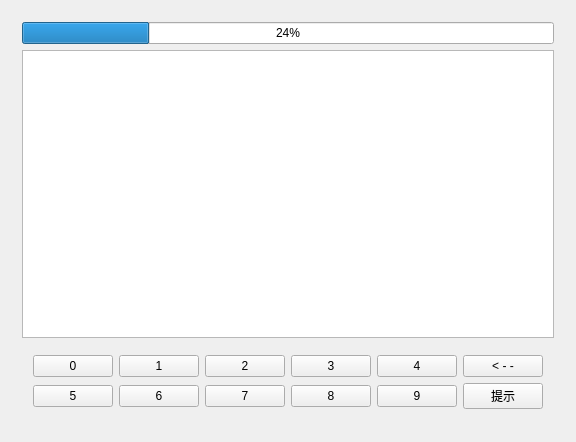
<?xml version="1.0" encoding="UTF-8"?>
<ui version="4.0">
 <class>MyWidget</class>
 <widget class="QWidget" name="MyWidget">
  <property name="geometry">
   <rect>
    <x>0</x>
    <y>0</y>
    <width>532</width>
    <height>442</height>
   </rect>
  </property>
  <property name="windowTitle">
   <string>MyWidget</string>
  </property>
  <layout class="QGridLayout" name="gridLayout_6">
   <item row="0" column="0">
    <widget class="QStackedWidget" name="stackedWidget">
     <property name="currentIndex">
      <number>1</number>
     </property>
     <widget class="QWidget" name="pageSet">
      <layout class="QGridLayout" name="gridLayout">
       <item row="0" column="0">
        <layout class="QHBoxLayout" name="horizontalLayout_3">
         <item>
          <spacer name="horizontalSpacer_6">
           <property name="orientation">
            <enum>Qt::Horizontal</enum>
           </property>
           <property name="sizeHint" stdset="0">
            <size>
             <width>40</width>
             <height>20</height>
            </size>
           </property>
          </spacer>
         </item>
         <item>
          <widget class="QLabel" name="label">
           <property name="text">
            <string>猜数字游戏</string>
           </property>
          </widget>
         </item>
         <item>
          <spacer name="horizontalSpacer_7">
           <property name="orientation">
            <enum>Qt::Horizontal</enum>
           </property>
           <property name="sizeHint" stdset="0">
            <size>
             <width>40</width>
             <height>20</height>
            </size>
           </property>
          </spacer>
         </item>
        </layout>
       </item>
       <item row="1" column="0">
        <widget class="QWidget" name="widget" native="true">
         <layout class="QHBoxLayout" name="horizontalLayout">
          <item>
           <spacer name="horizontalSpacer_4">
            <property name="orientation">
             <enum>Qt::Horizontal</enum>
            </property>
            <property name="sizeHint" stdset="0">
             <size>
              <width>119</width>
              <height>20</height>
             </size>
            </property>
           </spacer>
          </item>
          <item>
           <widget class="QWidget" name="widget_2" native="true">
            <layout class="QVBoxLayout" name="verticalLayout">
             <item>
              <widget class="QLabel" name="label_2">
               <property name="text">
                <string>请设置猜数字时间(秒)</string>
               </property>
              </widget>
             </item>
             <item>
              <widget class="QComboBox" name="comboBox">
               <item>
                <property name="text">
                 <string>5</string>
                </property>
               </item>
               <item>
                <property name="text">
                 <string>20</string>
                </property>
               </item>
               <item>
                <property name="text">
                 <string>40</string>
                </property>
               </item>
               <item>
                <property name="text">
                 <string>60</string>
                </property>
               </item>
               <item>
                <property name="text">
                 <string>80</string>
                </property>
               </item>
               <item>
                <property name="text">
                 <string>100</string>
                </property>
               </item>
              </widget>
             </item>
            </layout>
           </widget>
          </item>
          <item>
           <spacer name="horizontalSpacer_5">
            <property name="orientation">
             <enum>Qt::Horizontal</enum>
            </property>
            <property name="sizeHint" stdset="0">
             <size>
              <width>118</width>
              <height>20</height>
             </size>
            </property>
           </spacer>
          </item>
         </layout>
        </widget>
       </item>
       <item row="2" column="0">
        <widget class="QWidget" name="widget_3" native="true">
         <layout class="QHBoxLayout" name="horizontalLayout_2">
          <item>
           <spacer name="horizontalSpacer">
            <property name="orientation">
             <enum>Qt::Horizontal</enum>
            </property>
            <property name="sizeHint" stdset="0">
             <size>
              <width>63</width>
              <height>20</height>
             </size>
            </property>
           </spacer>
          </item>
          <item>
           <widget class="QPushButton" name="pushButtonStart">
            <property name="text">
             <string>进入游戏</string>
            </property>
           </widget>
          </item>
          <item>
           <spacer name="horizontalSpacer_2">
            <property name="orientation">
             <enum>Qt::Horizontal</enum>
            </property>
            <property name="sizeHint" stdset="0">
             <size>
              <width>64</width>
              <height>20</height>
             </size>
            </property>
           </spacer>
          </item>
          <item>
           <widget class="QPushButton" name="pushButtonEnd">
            <property name="text">
             <string>退出游戏</string>
            </property>
           </widget>
          </item>
          <item>
           <spacer name="horizontalSpacer_3">
            <property name="orientation">
             <enum>Qt::Horizontal</enum>
            </property>
            <property name="sizeHint" stdset="0">
             <size>
              <width>63</width>
              <height>20</height>
             </size>
            </property>
           </spacer>
          </item>
         </layout>
        </widget>
       </item>
      </layout>
     </widget>
     <widget class="QWidget" name="pageGame">
      <layout class="QGridLayout" name="gridLayout_7">
       <item row="0" column="0">
        <widget class="QProgressBar" name="progressBar">
         <property name="value">
          <number>24</number>
         </property>
        </widget>
       </item>
       <item row="1" column="0">
        <widget class="QTextEdit" name="textEdit"/>
       </item>
       <item row="2" column="0">
        <widget class="QWidget" name="widget_4" native="true">
         <layout class="QGridLayout" name="gridLayout_5">
          <item row="0" column="0">
           <widget class="QPushButton" name="pushButton0_2">
            <property name="text">
             <string>0</string>
            </property>
           </widget>
          </item>
          <item row="0" column="1">
           <widget class="QPushButton" name="pushButton1_2">
            <property name="text">
             <string>1</string>
            </property>
           </widget>
          </item>
          <item row="0" column="2">
           <widget class="QPushButton" name="pushButton2_2">
            <property name="text">
             <string>2</string>
            </property>
           </widget>
          </item>
          <item row="0" column="3">
           <widget class="QPushButton" name="pushButton3_2">
            <property name="text">
             <string>3</string>
            </property>
           </widget>
          </item>
          <item row="0" column="4">
           <widget class="QPushButton" name="pushButton4_2">
            <property name="text">
             <string>4</string>
            </property>
           </widget>
          </item>
          <item row="0" column="5">
           <widget class="QPushButton" name="pushButtonDel">
            <property name="text">
             <string>&lt; - -</string>
            </property>
           </widget>
          </item>
          <item row="1" column="0">
           <widget class="QPushButton" name="pushButton5_2">
            <property name="text">
             <string>5</string>
            </property>
           </widget>
          </item>
          <item row="1" column="1">
           <widget class="QPushButton" name="pushButton6_2">
            <property name="text">
             <string>6</string>
            </property>
           </widget>
          </item>
          <item row="1" column="2">
           <widget class="QPushButton" name="pushButton7_2">
            <property name="text">
             <string>7</string>
            </property>
           </widget>
          </item>
          <item row="1" column="3">
           <widget class="QPushButton" name="pushButton8_2">
            <property name="text">
             <string>8</string>
            </property>
           </widget>
          </item>
          <item row="1" column="4">
           <widget class="QPushButton" name="pushButton9_2">
            <property name="text">
             <string>9</string>
            </property>
           </widget>
          </item>
          <item row="1" column="5">
           <widget class="QPushButton" name="pushButtonEnter">
            <property name="text">
             <string>提示</string>
            </property>
           </widget>
          </item>
         </layout>
        </widget>
       </item>
      </layout>
     </widget>
     <widget class="QWidget" name="pageOver">
      <layout class="QGridLayout" name="gridLayout_2">
       <item row="0" column="0">
        <widget class="QLabel" name="labelOver">
         <property name="text">
          <string>TextLabel</string>
         </property>
        </widget>
       </item>
      </layout>
     </widget>
     <widget class="QWidget" name="pageWin">
      <layout class="QGridLayout" name="gridLayout_3">
       <item row="0" column="0">
        <widget class="QLabel" name="labelWin">
         <property name="text">
          <string>TextLabel</string>
         </property>
        </widget>
       </item>
      </layout>
     </widget>
    </widget>
   </item>
  </layout>
 </widget>
 <layoutdefault spacing="6" margin="11"/>
 <resources/>
 <connections/>
</ui>
